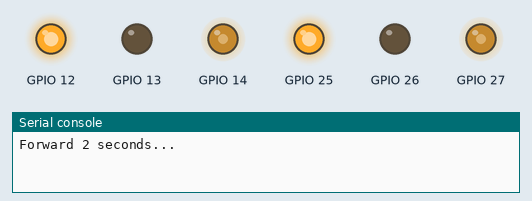
The program below on a simulated ESP32 board running MicroPython. Shown: output pins drawn as LEDs (lit = HIGH), the last lines printed to the serial console. At 11.0 s the program stops and its outputs stay as they are.

Above: at 0.05 s.
At 4.5 s:
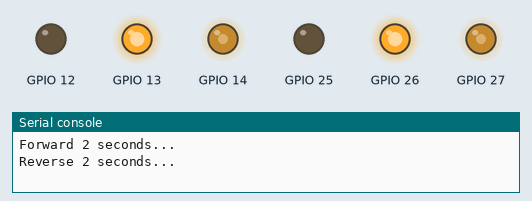
At 6.7 s:
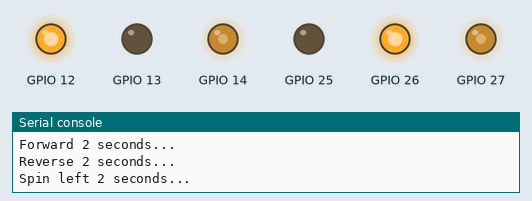
At 8.95 s:
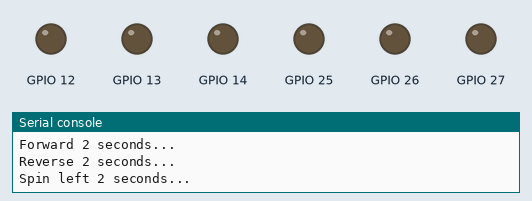
Timing chart, 0 to 11.7 s (numbered marks = the images above):
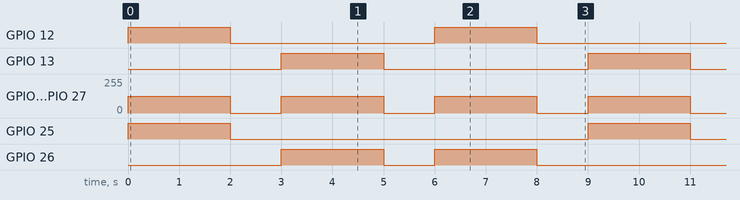

Measured:
- by itself, GPIO 12, GPIO 13: alternates HIGH for 2.0 s and LOW for 4.0 s
- by itself, GPIO 14, GPIO 27: alternates 127/255 for 2.0 s and 0/255 for 1.0 s
- by itself, GPIO 25: alternates HIGH for 2.0 s and LOW for 7.0 s
- by itself, GPIO 26: alternates HIGH for 2.0 s and LOW for 1.0 s, 4 changes in all, then stays LOW

The program:

motortest.py
```python
from machine import Pin, PWM
import time

# Motor class
class Motor:
    def __init__(self, IN1_pin, IN2_pin, EN_pin, pwm=1000):
        self.in1 = Pin(IN1_pin, Pin.OUT)
        self.in2 = Pin(IN2_pin, Pin.OUT)
        self.enable = PWM(Pin(EN_pin))
        self.enable.freq(pwm)
        self.stop()

    def forward(self, speed=1.0):
        duty = int(speed * 65535)
        self.in1.value(1)
        self.in2.value(0)
        self.enable.duty_u16(duty)

    def reverse(self, speed=1.0):
        duty = int(speed * 65535)
        self.in1.value(0)
        self.in2.value(1)
        self.enable.duty_u16(duty)

    def stop(self):
        self.in1.value(0)
        self.in2.value(0)
        self.enable.duty_u16(0)

# Motor controller
class MotorController:
    def __init__(self):
        self.right = Motor(12, 13, 14)
        self.left  = Motor(25, 26, 27)

    def forward(self, speed=1.0):
        self.right.forward(speed)
        self.left.forward(speed)

    def reverse(self, speed=1.0):
        self.right.reverse(speed)
        self.left.reverse(speed)

    def spin_left(self, speed=0.6):
        self.left.reverse(speed)
        self.right.forward(speed)

    def spin_right(self, speed=0.6):
        self.left.forward(speed)
        self.right.reverse(speed)

    def stop(self):
        self.right.stop()
        self.left.stop()


# ---------- Test ----------
motor = MotorController()

print("Forward 2 seconds...")
motor.forward(0.5)
time.sleep(2)
motor.stop()
time.sleep(1)

print("Reverse 2 seconds...")
motor.reverse(0.5)
time.sleep(2)
motor.stop()
time.sleep(1)

print("Spin left 2 seconds...")
motor.spin_left(0.5)
time.sleep(2)
motor.stop()
time.sleep(1)

print("Spin right 2 seconds...")
motor.spin_right(0.5)
time.sleep(2)
motor.stop()

print("Motor test complete!")
```
